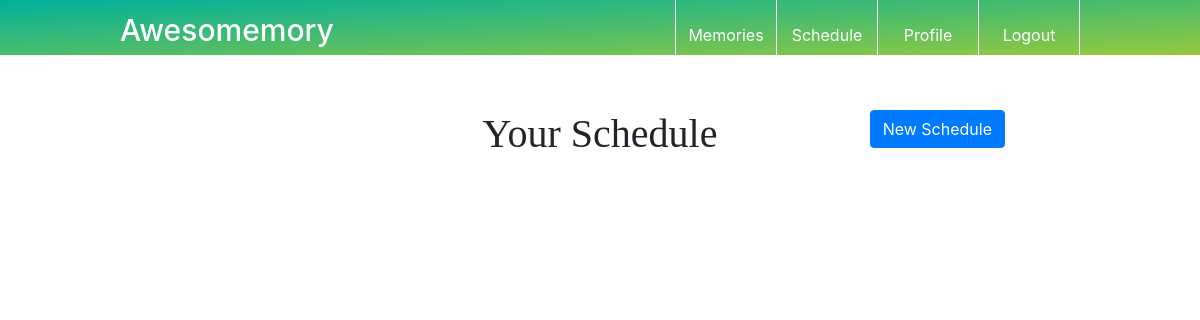
The app's page /schedule/ (signed in), older data.
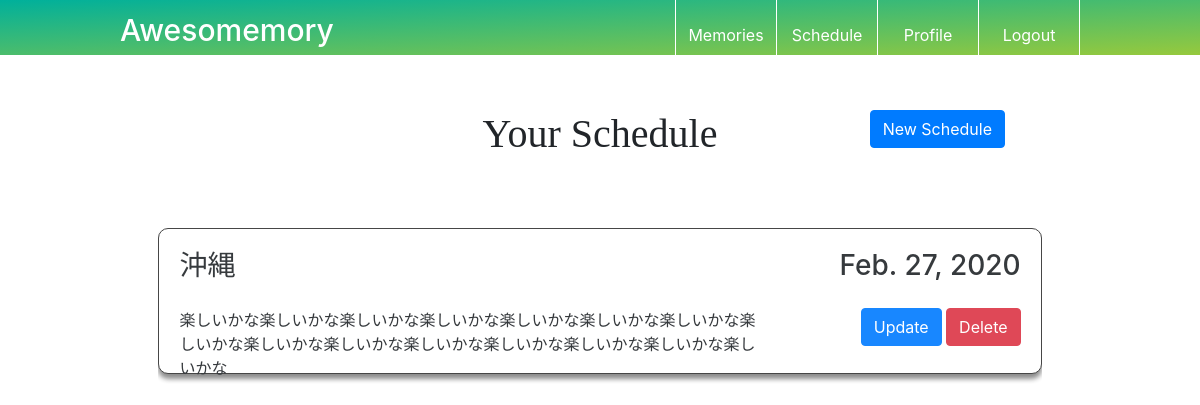
The same page, newer data.
### schedule/models.py (models this page shows, shortened)
class Schedule(models.Model):
    created_by        = models.ForeignKey(User, on_delete=models.CASCADE)
    date              = models.DateField('Date')
    title             = models.CharField('Title', max_length=50)
    content           = models.CharField('content', max_length=80, blank=True)
    created_at        = models.DateTimeField('Created date', default=timezone.now)
    updated_at        = models.DateTimeField(auto_now=True)

### schedule/views.py (the view)
# urls.py: path('', views.ScheduleListView.as_view(), name='schedule'),
class ScheduleListView(LoginRequiredMixin, ListView):
    model = Schedule
    template_name = 'schedule/schedule_list.html'
    context_object_name = 'schedule_list'
    queryset = Schedule.objects.order_by('date')
    def get_queryset(self):
        return Schedule.objects.filter(created_by=self.request.user)

### templates/schedule/schedule_list.html (shortened to what this page needs)
{% extends 'base.html' %}
{% load static %}
{% block css %}<link rel="stylesheet" href="{% static 'css/schedule/schedule_list.css' %}">{% endblock %}
{% block content %}
<section class="section">
    <h2 class="sub-title">Your Schedule</h2>
    <div class="schedule-items">
        {% for schedule in schedule_list %}
        <div class="schedule-item">
            <div class="schedule-main">
                <h3 class="">{{ schedule.title }}</h3>
                <h3>{{ schedule.date }}</h3>
            </div>
            <div class="schedule-sub">
                <div class="schedule-text">
                    <p class="schedule-desc">{{ schedule.content　| truncatechars:85 }}</p>
                </div>
                <div class="schedule-btn">
                    <a class="btn btn-primary" href="{% url 'schedule:schedule_update' schedule.pk %}">Update</a>
                    <a class="btn btn-danger" href="{% url 'schedule:schedule_delete' schedule.pk %}">Delete</a>
                </div>
            </div>
        </div>
        {% endfor %}
    </div>
    <a class="btn btn-primary btn-create" href="{% url 'schedule:schedule_create' %}">New Schedule</a>
</section>
{% endblock %}

Row changes from the older to the newer data that the page shows:
added Schedule: title "沖縄", date "Feb. 27, 2020", content "楽しいかな楽しいかな楽しいかな楽しいかな楽しいかな楽しいかな楽しいかな楽しいかな楽しいかな楽しいかな楽しいかな楽しいかな楽しいかな楽しいかな楽しいかな"
